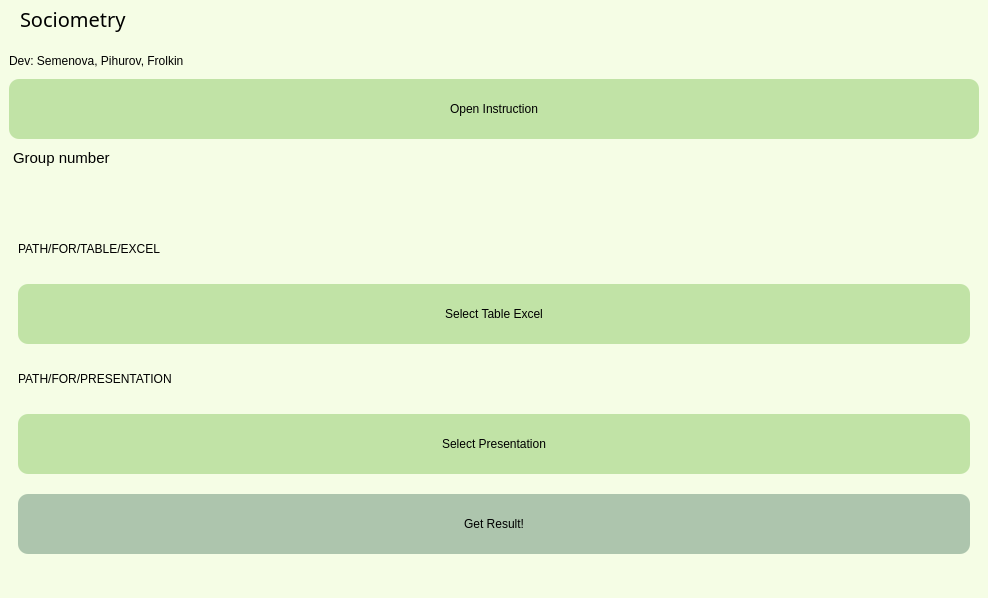
<?xml version="1.0" encoding="UTF-8"?>
<ui version="4.0">
 <class>footerMenu</class>
 <widget class="QMainWindow" name="footerMenu">
  <property name="geometry">
   <rect>
    <x>0</x>
    <y>0</y>
    <width>988</width>
    <height>598</height>
   </rect>
  </property>
  <property name="font">
   <font>
    <family>C059</family>
    <pointsize>19</pointsize>
   </font>
  </property>
  <property name="windowTitle">
   <string>Cryptography</string>
  </property>
  <property name="windowIcon">
   <iconset>
    <normaloff>../icons/label5.png</normaloff>../icons/label5.png</iconset>
  </property>
  <widget class="QWidget" name="footerMenu_central">
   <property name="styleSheet">
    <string notr="true">background-color: rgb(245, 253, 229);</string>
   </property>
   <layout class="QVBoxLayout" name="verticalLayout">
    <property name="spacing">
     <number>0</number>
    </property>
    <property name="leftMargin">
     <number>0</number>
    </property>
    <property name="topMargin">
     <number>0</number>
    </property>
    <property name="rightMargin">
     <number>0</number>
    </property>
    <property name="bottomMargin">
     <number>0</number>
    </property>
    <item>
     <widget class="QFrame" name="footerMenu_content">
      <property name="styleSheet">
       <string notr="true">background-color: rgb(245, 253, 229);</string>
      </property>
      <property name="frameShape">
       <enum>QFrame::NoFrame</enum>
      </property>
      <property name="frameShadow">
       <enum>QFrame::Plain</enum>
      </property>
      <property name="lineWidth">
       <number>0</number>
      </property>
      <layout class="QVBoxLayout" name="verticalLayout_3">
       <property name="leftMargin">
        <number>0</number>
       </property>
       <property name="topMargin">
        <number>0</number>
       </property>
       <property name="rightMargin">
        <number>0</number>
       </property>
       <item>
        <widget class="QFrame" name="footer">
         <property name="sizePolicy">
          <sizepolicy hsizetype="Preferred" vsizetype="Preferred">
           <horstretch>0</horstretch>
           <verstretch>0</verstretch>
          </sizepolicy>
         </property>
         <property name="maximumSize">
          <size>
           <width>16777215</width>
           <height>50</height>
          </size>
         </property>
         <property name="styleSheet">
          <string notr="true"/>
         </property>
         <property name="frameShape">
          <enum>QFrame::NoFrame</enum>
         </property>
         <property name="frameShadow">
          <enum>QFrame::Raised</enum>
         </property>
         <property name="lineWidth">
          <number>0</number>
         </property>
         <layout class="QHBoxLayout" name="horizontalLayout" stretch="50">
          <property name="spacing">
           <number>0</number>
          </property>
          <property name="leftMargin">
           <number>0</number>
          </property>
          <property name="topMargin">
           <number>0</number>
          </property>
          <property name="rightMargin">
           <number>0</number>
          </property>
          <property name="bottomMargin">
           <number>0</number>
          </property>
          <item>
           <widget class="QFrame" name="fName">
            <property name="minimumSize">
             <size>
              <width>0</width>
              <height>0</height>
             </size>
            </property>
            <property name="maximumSize">
             <size>
              <width>16777215</width>
              <height>16777215</height>
             </size>
            </property>
            <property name="frameShape">
             <enum>QFrame::NoFrame</enum>
            </property>
            <property name="frameShadow">
             <enum>QFrame::Raised</enum>
            </property>
            <property name="lineWidth">
             <number>0</number>
            </property>
            <layout class="QHBoxLayout" name="horizontalLayout_7" stretch="70">
             <property name="spacing">
              <number>0</number>
             </property>
             <property name="leftMargin">
              <number>0</number>
             </property>
             <property name="topMargin">
              <number>5</number>
             </property>
             <property name="rightMargin">
              <number>0</number>
             </property>
             <property name="bottomMargin">
              <number>0</number>
             </property>
             <item>
              <widget class="QFrame" name="fText">
               <property name="frameShape">
                <enum>QFrame::NoFrame</enum>
               </property>
               <property name="frameShadow">
                <enum>QFrame::Raised</enum>
               </property>
               <property name="lineWidth">
                <number>0</number>
               </property>
               <layout class="QHBoxLayout" name="horizontalLayout_9">
                <property name="spacing">
                 <number>0</number>
                </property>
                <property name="leftMargin">
                 <number>20</number>
                </property>
                <property name="topMargin">
                 <number>0</number>
                </property>
                <property name="rightMargin">
                 <number>0</number>
                </property>
                <property name="bottomMargin">
                 <number>0</number>
                </property>
                <item>
                 <widget class="QLabel" name="Socimetry">
                  <property name="maximumSize">
                   <size>
                    <width>16777215</width>
                    <height>16777215</height>
                   </size>
                  </property>
                  <property name="font">
                   <font>
                    <family>Noto Sans Lisu</family>
                    <pointsize>15</pointsize>
                    <weight>50</weight>
                    <bold>false</bold>
                   </font>
                  </property>
                  <property name="text">
                   <string>Sociometry</string>
                  </property>
                  <property name="scaledContents">
                   <bool>true</bool>
                  </property>
                  <property name="alignment">
                   <set>Qt::AlignLeading|Qt::AlignLeft|Qt::AlignVCenter</set>
                  </property>
                  <property name="margin">
                   <number>0</number>
                  </property>
                 </widget>
                </item>
               </layout>
              </widget>
             </item>
            </layout>
           </widget>
          </item>
         </layout>
        </widget>
       </item>
       <item>
        <widget class="QFrame" name="MenuBase">
         <property name="styleSheet">
          <string notr="true">QPushButton:hover
{
	background-color: rgb(153, 193, 241);
}

QPushButton
{ 
	background-color: rgb(193, 227, 166);
	border-radius: 10px;
}
</string>
         </property>
         <property name="frameShape">
          <enum>QFrame::NoFrame</enum>
         </property>
         <property name="frameShadow">
          <enum>QFrame::Plain</enum>
         </property>
         <layout class="QVBoxLayout" name="verticalLayout_5">
          <item>
           <widget class="QLabel" name="Developers">
            <property name="maximumSize">
             <size>
              <width>16777215</width>
              <height>25</height>
             </size>
            </property>
            <property name="text">
             <string>Dev: Semenova, Pihurov, Frolkin</string>
            </property>
           </widget>
          </item>
          <item>
           <widget class="QPushButton" name="OpenInstruction">
            <property name="minimumSize">
             <size>
              <width>0</width>
              <height>60</height>
             </size>
            </property>
            <property name="maximumSize">
             <size>
              <width>16777215</width>
              <height>16777215</height>
             </size>
            </property>
            <property name="styleSheet">
             <string notr="true"/>
            </property>
            <property name="text">
             <string>Open Instruction</string>
            </property>
           </widget>
          </item>
          <item>
           <widget class="QTextBrowser" name="textBrowser">
            <property name="maximumSize">
             <size>
              <width>16777215</width>
              <height>60</height>
             </size>
            </property>
            <property name="frameShape">
             <enum>QFrame::NoFrame</enum>
            </property>
            <property name="html">
             <string>&lt;!DOCTYPE HTML PUBLIC &quot;-//W3C//DTD HTML 4.0//EN&quot; &quot;http://www.w3.org/TR/REC-html40/strict.dtd&quot;&gt;
&lt;html&gt;&lt;head&gt;&lt;meta name=&quot;qrichtext&quot; content=&quot;1&quot; /&gt;&lt;style type=&quot;text/css&quot;&gt;
p, li { white-space: pre-wrap; }
&lt;/style&gt;&lt;/head&gt;&lt;body style=&quot; font-family:'Ubuntu'; font-size:11pt; font-weight:400; font-style:normal;&quot;&gt;
&lt;p style=&quot; margin-top:0px; margin-bottom:0px; margin-left:0px; margin-right:0px; -qt-block-indent:0; text-indent:0px;&quot;&gt;Group number&lt;/p&gt;
&lt;p style=&quot;-qt-paragraph-type:empty; margin-top:0px; margin-bottom:0px; margin-left:0px; margin-right:0px; -qt-block-indent:0; text-indent:0px;&quot;&gt;&lt;br /&gt;&lt;/p&gt;&lt;/body&gt;&lt;/html&gt;</string>
            </property>
           </widget>
          </item>
          <item>
           <widget class="QFrame" name="DescryptorsFrame">
            <property name="layoutDirection">
             <enum>Qt::LeftToRight</enum>
            </property>
            <property name="styleSheet">
             <string notr="true"/>
            </property>
            <property name="frameShape">
             <enum>QFrame::NoFrame</enum>
            </property>
            <property name="frameShadow">
             <enum>QFrame::Sunken</enum>
            </property>
            <property name="lineWidth">
             <number>1</number>
            </property>
            <property name="midLineWidth">
             <number>0</number>
            </property>
            <layout class="QVBoxLayout" name="verticalLayout_2">
             <item>
              <widget class="QLabel" name="PathForTableExcel">
               <property name="maximumSize">
                <size>
                 <width>16777215</width>
                 <height>30</height>
                </size>
               </property>
               <property name="text">
                <string>PATH/FOR/TABLE/EXCEL</string>
               </property>
              </widget>
             </item>
             <item>
              <widget class="QPushButton" name="SelectPresentation">
               <property name="minimumSize">
                <size>
                 <width>0</width>
                 <height>60</height>
                </size>
               </property>
               <property name="maximumSize">
                <size>
                 <width>16777215</width>
                 <height>16777215</height>
                </size>
               </property>
               <property name="styleSheet">
                <string notr="true"/>
               </property>
               <property name="text">
                <string>Select Table Excel</string>
               </property>
              </widget>
             </item>
             <item>
              <widget class="QLabel" name="SelectPresentationForInsert">
               <property name="maximumSize">
                <size>
                 <width>16777215</width>
                 <height>30</height>
                </size>
               </property>
               <property name="text">
                <string>PATH/FOR/PRESENTATION</string>
               </property>
              </widget>
             </item>
             <item>
              <widget class="QPushButton" name="SelectTableExcel">
               <property name="minimumSize">
                <size>
                 <width>0</width>
                 <height>60</height>
                </size>
               </property>
               <property name="maximumSize">
                <size>
                 <width>16777215</width>
                 <height>16777215</height>
                </size>
               </property>
               <property name="styleSheet">
                <string notr="true"/>
               </property>
               <property name="text">
                <string>Select Presentation</string>
               </property>
              </widget>
             </item>
             <item>
              <widget class="QPushButton" name="ExportPresentation">
               <property name="minimumSize">
                <size>
                 <width>0</width>
                 <height>60</height>
                </size>
               </property>
               <property name="maximumSize">
                <size>
                 <width>16777215</width>
                 <height>16777215</height>
                </size>
               </property>
               <property name="styleSheet">
                <string notr="true">background-color: rgb(173, 197, 173);</string>
               </property>
               <property name="text">
                <string>Get Result!</string>
               </property>
              </widget>
             </item>
            </layout>
           </widget>
          </item>
         </layout>
        </widget>
       </item>
      </layout>
     </widget>
    </item>
   </layout>
  </widget>
 </widget>
 <resources/>
 <connections/>
</ui>
